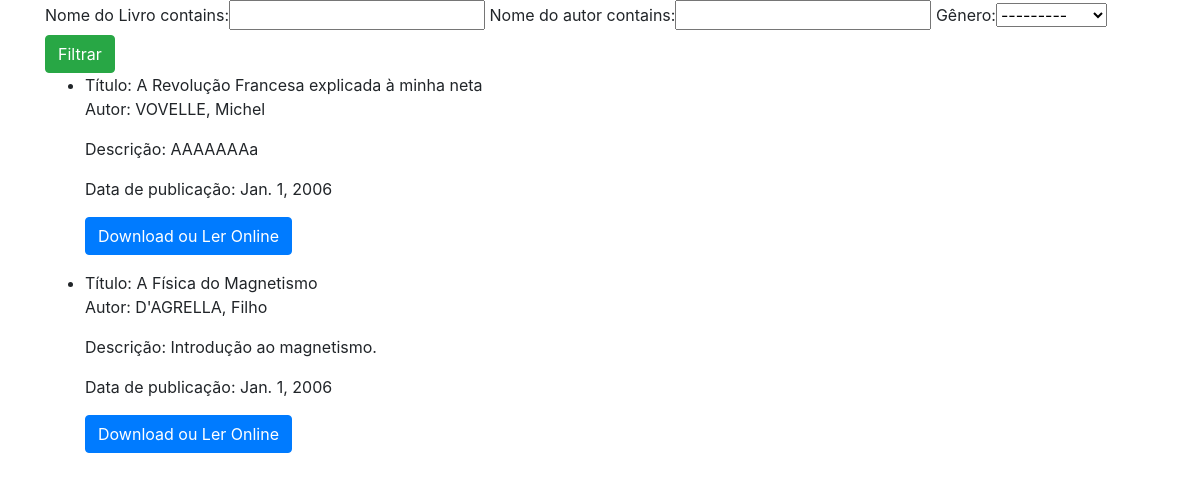
Before: / with the older database file.
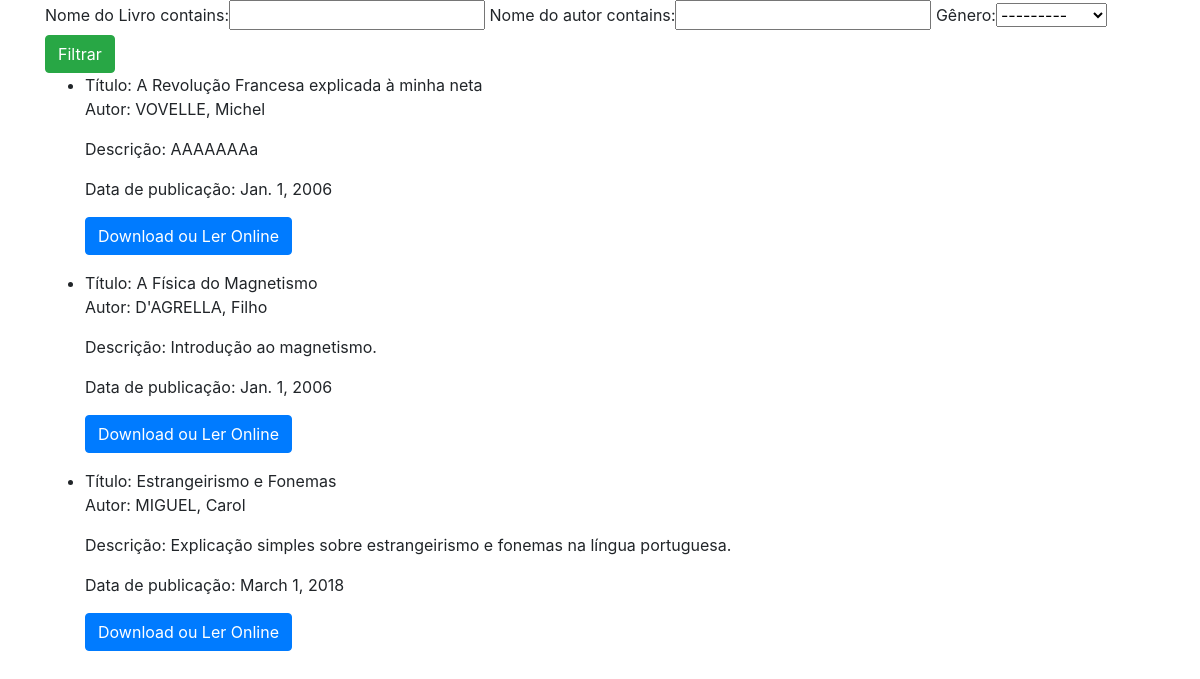
After: the same page with the newer database file.
### app_principal/models.py (models this page shows, shortened)
class Livro(models.Model):
    genero_historia = 'ha'
    genero_matematica = 'ma'
    genero_portugues = 'ps'
    genero_geografia = 'ga'
    genero_fisica = 'fa'
    genero_biologia = 'ba'
    genero_quimica = 'qa'
    genero_informatica = 'ia'
    genero_ciencias = 'cs'
    genero_filosofia = 'fi' #primeira e penultima letra pra n bater com fisica
    genero_sociologia = 'sa'
    genero_artes = 'as'
    genero_ingles = 'is'
    genero_espanhol = 'el'
    genero_opcoes = [
        (genero_artes, 'Artes'),
        (genero_biologia, 'Biologia'),
        (genero_ciencias, 'Ciências'),
        (genero_espanhol, 'Espanhol'),
        (genero_filosofia, 'Filosofia'),
        (genero_fisica, 'Física'),
        (genero_geografia, 'Geografia'),
        (genero_historia, 'História'),
        (genero_informatica, 'Informática'),
        (genero_ingles, 'Inglês'),
        (genero_matematica, 'Matemática'),
        (genero_portugues, 'Português'),
        (genero_quimica, 'Química'),
        (genero_sociologia, 'Sociologia'),
    ]
    nome = models.CharField(verbose_name = 'Nome do Livro', max_length=120)
    autor = models.CharField(verbose_name = 'Nome do autor', max_length =120, default = 'SOBRENOME, Nome (Apenas o 1º)')
    genero = models.CharField(verbose_name = 'Gênero', max_length=2, choices = genero_opcoes)
    descricao = models.TextField(verbose_name = 'Descrição', default = 'Insira uma breve descrição do livro.')
    lancamento = models.DateField(verbose_name = 'Lançamento', null = True)
    arquivo = models.FileField(upload_to = '', default = 'VAZIO')

### app_principal/views.py (the view)
# urls.py: path('', views.ExibirLivro.as_view()),
class ExibirLivro(ListView):
    model = Livro
    def get_context_data(self, **kwargs):
        context = super().get_context_data(**kwargs)
        context['filter'] = FiltroGenero(self.request.GET, queryset=self.get_queryset())
        return context

### templates/app_principal/livro_list.html (shortened to what this page needs)
{% load static %}
<!DOCTYPE html>
<html lang="en">
<head>
    <link rel="stylesheet" href="{% static 'bootstrap.css' %}">
</head>
<body>
    {% load bootstrap %}
    <div class = "container">
        <form method="GET">
            {{ filter.form|bootstrap }}
            <button type="submit" class="btn btn-success">Filtrar</button>
        </form>
        <ul>
            {% for item in filter.qs%}
            <li>Título: {{item.nome}}</li>
            <p>Autor: {{item.autor}}</p>
            <p>Descrição: {{item.descricao}}</p>
            <p>Data de publicação: {{item.lancamento}}</p>
            <div>
                <a href="{{item.arquivo.url}}">
                    <button class="btn btn-primary">Download ou Ler Online</button>
                </a>
            </div>
            {% endfor %}
        </ul>
    </div>
</body>
</html>

Changed rows visible on the page:
added Livro: nome "Estrangeirismo e Fonemas", autor "MIGUEL, Carol", descricao "Explicação simples sobre estrangeirismo e fonemas na língua portuguesa.", lancamento "March 1, 2018"
